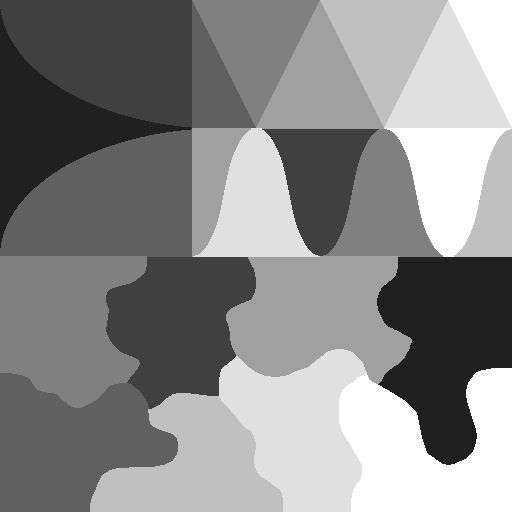
#> input picture ours/images/texmos3.s512.tiff, 512 x 512 px
$ jupyter execute --allow-errors improving_one_click_seg.ipynb
#> lines starting #> are read from the running program, lines starting #| are printed output that depends on the picture
[cell 1]
import numpy as np
import matplotlib.pyplot as plt
import skimage

[cell 2]
gt = skimage.measure.label(plt.imread('images/texmos3.s512.tiff')+1)
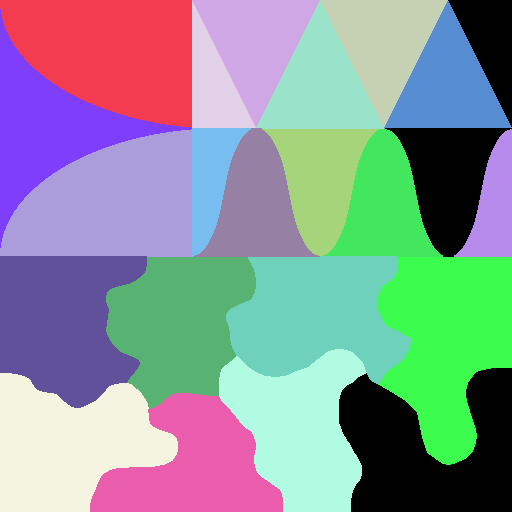
#> gt: shape (512, 512) int64; 21 distinct labels, from 0 to 20; one colour per label, 0 black
#> (the rest of this cell did not finish here and is left out)

# improve 1click perf
1. select a click
2. get the highest scoring mask
3. threshold
4. get all clicks inside that mask
5. generate a new prediction by maximum certainty
6. threshold
7. go to step 4, repeat for many steps monitoring the loss against the pseudo-labeled mask and the difference between consecutive pseudo-labels

[cell 3]
# select a click

def sigmoid(x):
    return 1 / (1 + np.exp(-x))

def inv_sigmoid(x):
    return -np.log(1/x - 1)

iou_changes = []
#> (the rest of this cell did not finish here and is left out)

[cell 4]
plt.figure()
plt.hist(iou_changes, bins=100, density=True, alpha=0.5)
plt.vlines([np.mean(iou_changes)], 0, 1, color='red')
plt.title(f'mean = {np.mean(iou_changes)}')
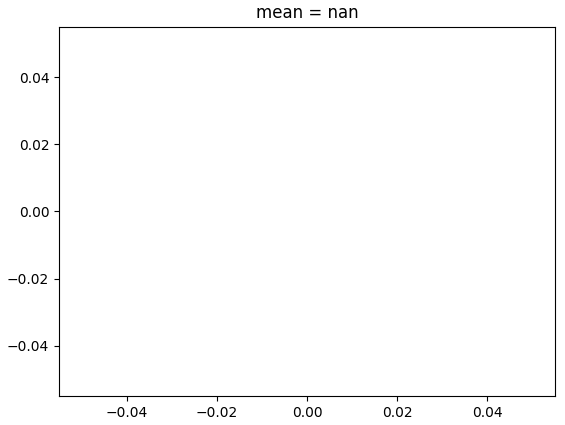
#> figure drawn by matplotlib, 1 panel

[cell 5]
iou_changes_using_mean = np.array(iou_changes).copy()
np.argsort(iou_changes_using_mean)[:100]

## why doesn't it work?

recapping the method, it's a self-training loop where we estimate a mask, get the clicks inside it, and use them to re-estimate the mask. It doesn't really improve over the initial mask. Why? reason 1: we are comparing against an already decent mask, reason 2: there are two ways we can go wrong, either we overestimate the mask, in which case more clicks are added and we could expand the mask even more, or we underestimate the mask. The second reason in fact is something we could fix  with our method, but for the first we make it very much worse.

We know that superpixels do help, so IT IS possible to improve the mask. Now we want to find other methods. Specially mehtods that can improve while scaling inference time. Now we'll have to have a look at the changes in IoU to see where we fail the most. Taking the mean of the logits that include the current pixel is better than doing max certainty maps.

# spectral clustering
one thing we could do is to say, ok, we have a grid of prompts, and we have an adjacency measure between any directed pair of them (and for simplicity we will assume only one logit map per prompt, the best one), so we can do graph clustering, in particular spectral clustering.
1. select the best logit map for each prompt
2. compute the adjacency matrix between logit maps (which is the prob)
3. do spectral clustering (ng-jordan-weiss variant)

[cell 6]
import skimage
import numpy as np
import matplotlib.pyplot as plt

gt = skimage.measure.label(plt.imread('images/texmos3.s512.tiff')+1)
#> (the rest of this cell did not finish here and is left out)

[cell 7]
best_logits = []
#> (the rest of this cell did not finish here and is left out)

[cell 8]
# now compute the adj matrix
def sigmoid(x):
    return 1 / (1 + np.exp(-x))
adj = -np.ones((len(best_logits), len(best_logits)))
for i in range(len(best_logits)):
    for j in range(i, len(best_logits)):
        ds_point_i = unique_points[i][0] // 2, unique_points[i][1] // 2
        ds_point_j = unique_points[j][0] // 2, unique_points[j][1] // 2
        logit_i = best_logits[i]
        logit_j = best_logits[j]
        adj_i_j = sigmoid(logit_i[int(ds_point_j[1]), int(ds_point_j[0])])
        adj_j_i = sigmoid(logit_j[int(ds_point_i[1]), int(ds_point_i[0])])
        adj[i, j] = adj_i_j
        adj[j, i] = adj_j_i
plt.imshow(adj, vmin=-1, vmax=1)
plt.colorbar()
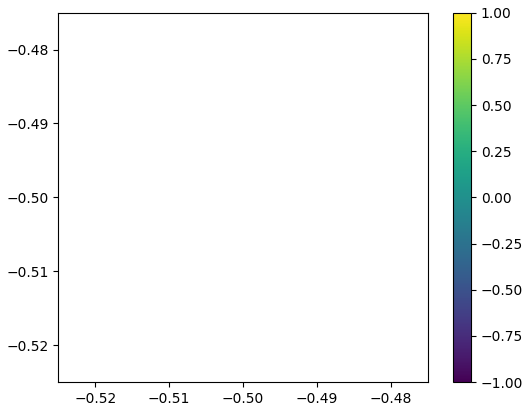
#> figure drawn by matplotlib, 2 panels

[cell 9]
import numpy as np
from sklearn.cluster import KMeans
import time

def spectral_clustering_ng_jordan_weiss(adj, n_clusters):
    """
    Implementation of Ng-Jordan-Weiss spectral clustering.

    Parameters:
    - adj: Directed adjacency matrix with values in [0,1] (shape n×n)
    - n_clusters: Number of clusters to find

    Returns:
    - labels: Cluster assignments for each node
    """
    start_time = time.time()
    n = adj.shape[0]
    print(f"Starting spectral clustering for {n} nodes into {n_clusters} clusters")

    # Step 1: Convert directed adjacency to undirected by symmetrizing
    # This is common practice for directed graphs to use with spectral clustering
    A = (adj + adj.T) / 2
    print(f"Symmetrized adjacency matrix: {time.time() - start_time:.2f}s")

    # Step 2: Compute degree matrix D
    degrees = np.sum(A, axis=1)
    D_inv_sqrt = np.diag(1.0 / np.sqrt(degrees + 1e-10))  # Add small constant to avoid division by zero
    print(f"Computed degree matrix: {time.time() - start_time:.2f}s")

    # Step 3: Compute normalized Laplacian L_sym = I - D^(-1/2) A D^(-1/2)
    L_sym = np.eye(n) - D_inv_sqrt @ A @ D_inv_sqrt
    print(f"Computed normalized Laplacian: {time.time() - start_time:.2f}s")

    # Step 4: Find the k smallest eigenvectors of L_sym
    eigen_time = time.time()
    eigenvalues, eigenvectors = np.linalg.eigh(L_sym)
    print(f"Eigendecomposition completed: {time.time() - eigen_time:.2f}s")

    # Step 5: Select the k smallest eigenvectors (skip the first one which should be ~0)
    indices = np.argsort(eigenvalues)[1:n_clusters+1]
    U = eigenvectors[:, indices]

    # Step 6: Normalize each row of U to have unit length
    row_norms = np.sqrt(np.sum(U**2, axis=1))
    U_normalized = U / row_norms[:, np.newaxis]
    print(f"Prepared embedding matrix: {time.time() - start_time:.2f}s")

    # Step 7: Cluster rows of U_normalized using k-means
    kmeans_time = time.time()
    kmeans = KMeans(n_clusters=n_clusters, n_init=10, random_state=42)
    labels = kmeans.fit_predict(U_normalized)
    print(f"K-means clustering completed: {time.time() - kmeans_time:.2f}s")

    # Calculate some basic statistics about clusters
    cluster_sizes = np.bincount(labels, minlength=n_clusters)
    print(f"Cluster sizes: {cluster_sizes}")

    print(f"Total clustering time: {time.time() - start_time:.2f}s")

    return labels

#> (the rest of this cell did not finish here and is left out)

[cell 10]
def random_rgb(input_label):
    np.random.seed(input_label)
    return np.random.rand(3)

plt.figure()
plt.imshow(gt)
mean_logits = []
#> (the rest of this cell did not finish here and is left out)

[cell 11]
upsampled_mean_logits = np.array([skimage.transform.resize(logit, gt.shape, order=1, anti_aliasing=False) for logit in mean_logits])
#> upsampled_mean_logits = empty array
#> (the rest of this cell did not finish here and is left out)

#> (a cell that did not finish here is left out)

[cell 13]
import numpy as np
import heapq

logits = upsampled_mean_logits
#> logits = empty array
#> (the rest of this cell did not finish here and is left out)

$ run again, with ours/images/texmos2.s512.tiff copied over ours/images/texmos3.s512.tiff
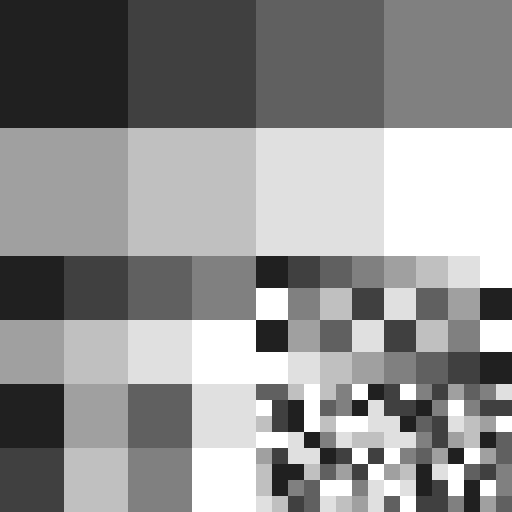
#> input picture ours/images/texmos2.s512.tiff, 512 x 512 px
#> `gt = skimage.measure.label(plt.imread('images/texmos3.s512.tiff')+1)`:
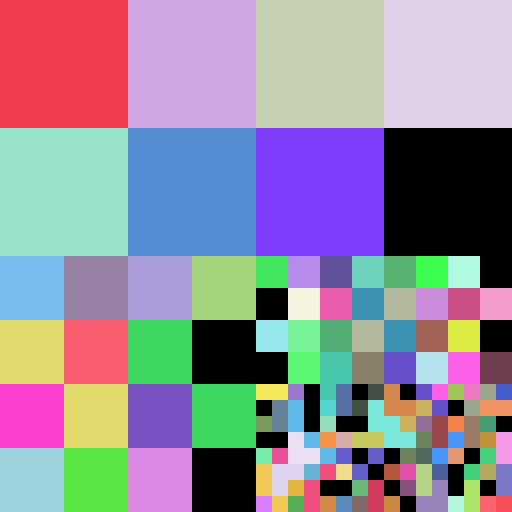
#> gt: shape (512, 512) int64; 109 distinct labels, from 0 to 108; one colour per label, 0 black

$ run again, with ours/images/texmos2.p512.tiff copied over ours/images/texmos3.s512.tiff
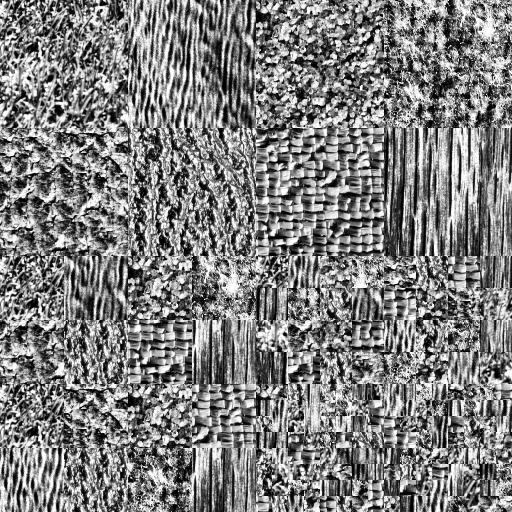
#> input picture ours/images/texmos2.p512.tiff, 512 x 512 px
#> `gt = skimage.measure.label(plt.imread('images/texmos3.s512.tiff')+1)`:
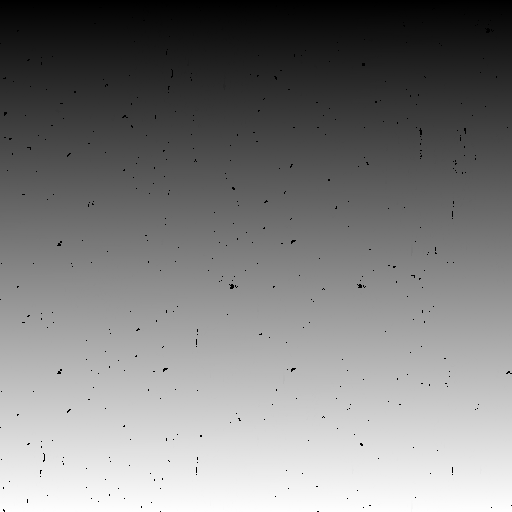
#> gt: shape (512, 512) int64; min 0, max 229553, mean 114433.5; drawn with min black and max white

$ run again, with ours/images/texmos3b.p512.tiff copied over ours/images/texmos3.s512.tiff
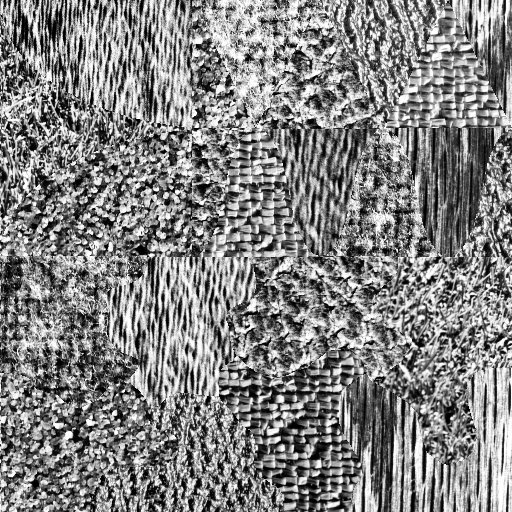
#> input picture ours/images/texmos3b.p512.tiff, 512 x 512 px
#> `gt = skimage.measure.label(plt.imread('images/texmos3.s512.tiff')+1)`:
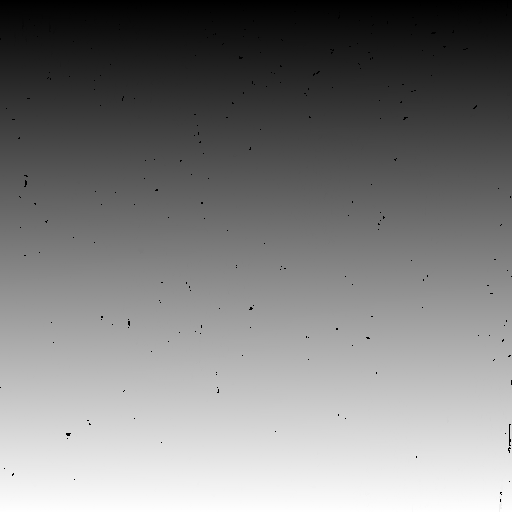
#> gt: shape (512, 512) int64; min 0, max 229108, mean 114409.2; drawn with min black and max white
